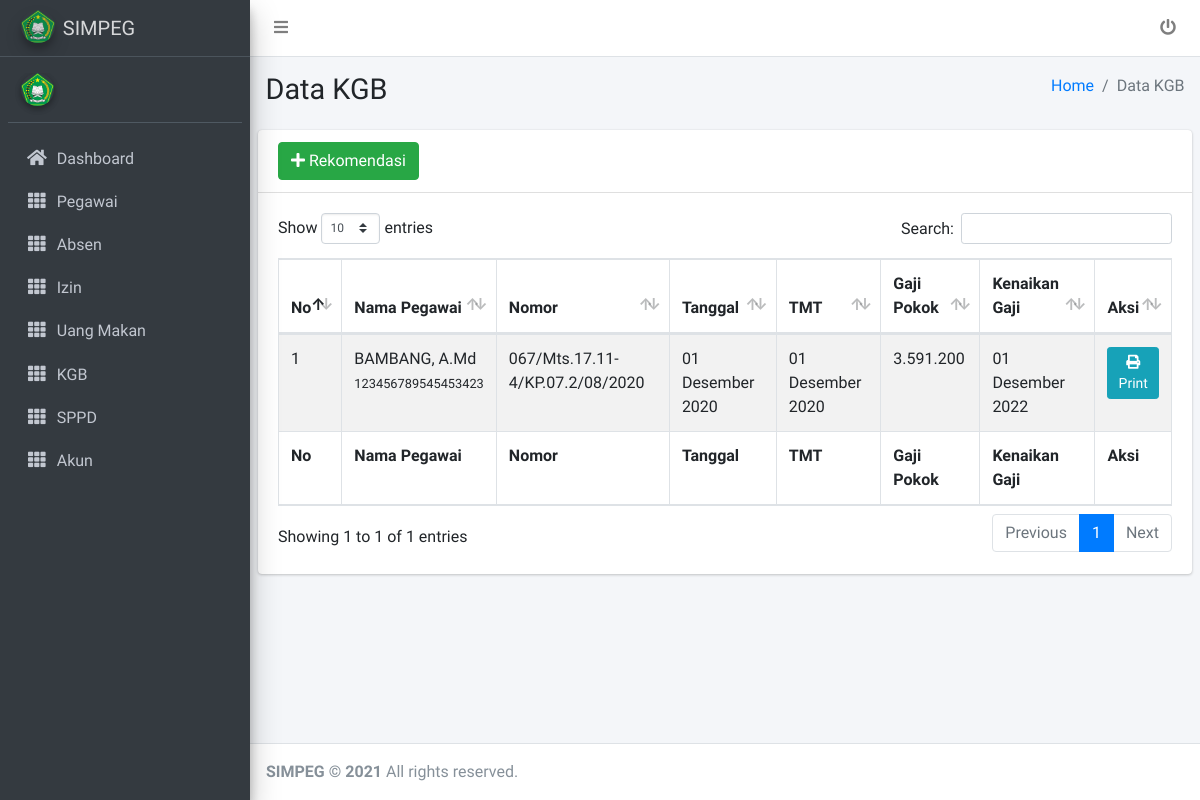
The page /kepala/kgb/index.php on the database as committed earlier.
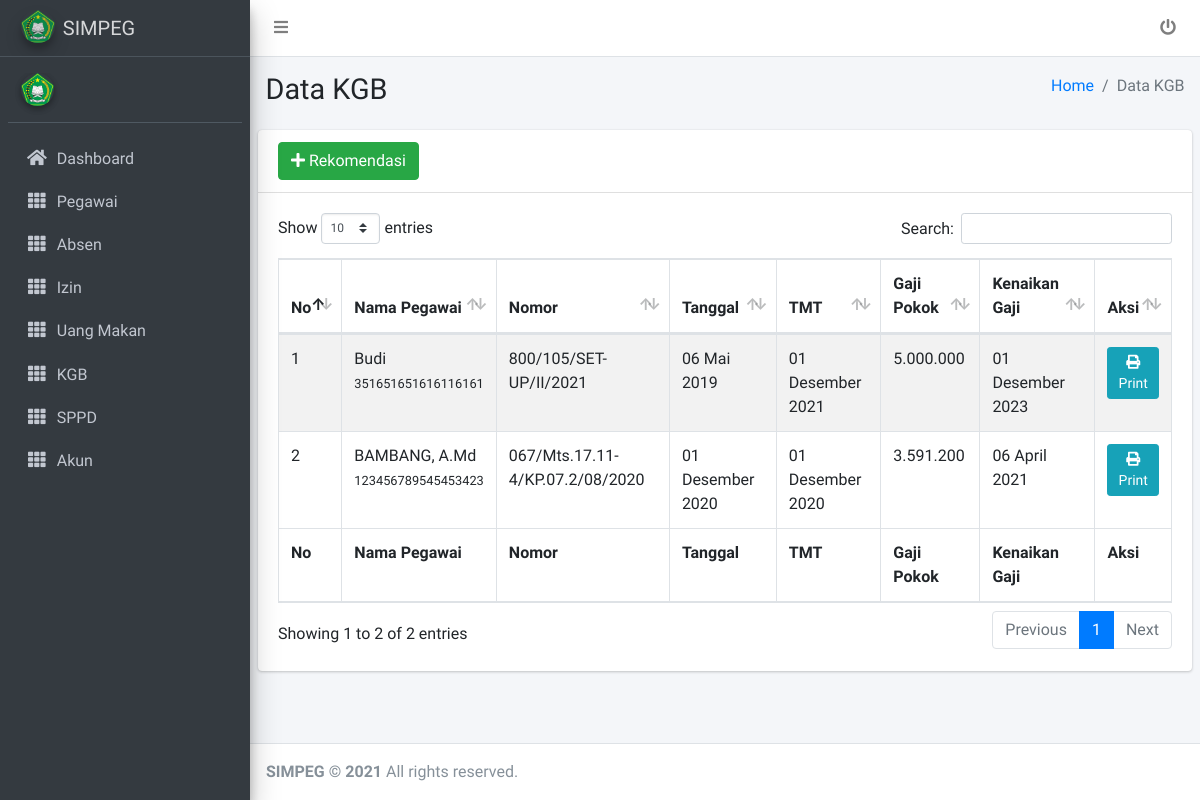
The same page on the database as committed later.
### tables this page shows
CREATE TABLE `jabatan` (
  `id_jabatan` int(11) NOT NULL,
  `jabatan` varchar(255) NOT NULL
);

CREATE TABLE `pegawai` (
  `nip` varchar(25) NOT NULL,
  `nama_pegawai` varchar(100) NOT NULL,
  `tmpt_lhr` varchar(100) NOT NULL,
  `tgl_lhr` date NOT NULL,
  `alamat` text NOT NULL,
  `no_telpon` varchar(25) NOT NULL,
  `email` varchar(100) NOT NULL,
  `foto` varchar(255) NOT NULL,
  `id_agama` int(11) NOT NULL,
  `id_golongan` int(11) NOT NULL,
  `id_jabatan` int(11) NOT NULL,
  `id_akun` int(11) NOT NULL
);

CREATE TABLE `kgb` (
  `id_kgb` int(11) NOT NULL,
  `nip` varchar(25) NOT NULL,
  `nomor` varchar(100) NOT NULL,
  `tgl_baru` date NOT NULL,
  `gaji_lama` int(11) NOT NULL,
  `tgl_lama` date NOT NULL,
  `no_lama` varchar(100) NOT NULL,
  `tgl_gaji_lama` date NOT NULL,
  `masa_kerja_lama` varchar(100) NOT NULL,
  `gaji_baru` int(11) NOT NULL,
  `masa_kerja_baru` varchar(100) NOT NULL,
  `golongan` varchar(100) NOT NULL,
  `mulai_berlaku` date NOT NULL,
  `kenaikan_gaji` date NOT NULL
);

### tgl_helper.php (called while the page is built, shortened)
<?php
if (!function_exists('nominal')) {
	function tgl_indo($tgl){
	$tanggal = substr($tgl,8,2);
	$bulan = getBulan(substr($tgl,5,2));
	$tahun = substr($tgl,0,4);
	return $tanggal.' '.$bulan.' '.$tahun;
}
function getBulan($bln){
	switch ($bln) {
		case 4:
			return "April";
			break;
		case 5:
			return "Mai";
			break;
		case 12:
			return "Desember";
			break;
	}
}
}

### kepala/kgb/index.php (the view)
<?php
include "../komponen/head.php";
?>
<?php
include "../komponen/menu.php";
?>
<div class="content-wrapper">
    <section class="content-header">
        <div class="container-fluid">
            <div class="row mb-2">
                <div class="col-sm-6">
                    <h1>Data KGB</h1>
                </div>
                <div class="col-sm-6">
                    <ol class="breadcrumb float-sm-right">
                        <li class="breadcrumb-item"><a href="../komponen/index.php">Home</a></li>
                        <li class="breadcrumb-item active">Data KGB</li>
                    </ol>
                </div>
            </div>
        </div>
    </section>
    <section class="content">
        <div class="row">
            <div class="col-12">
                <div class="card">
                    <div class="card-header">
                        <a href="rekomendasi.php"><button class="btn btn-success"><i class="fa fa-plus"></i> Rekomendasi</button></a>
                    </div>
                    <div class="card-body ">
                        <table id="example1" class="table table-bordered   table-striped">
                            <thead>
                                <tr>
                                    <th>No</th>
                                    <th>Nama Pegawai</th>
                                    <th>Nomor</th>
                                    <th>Tanggal</th>
                                    <th>TMT</th>
                                    <th>Gaji Pokok</th>
                                    <th>Kenaikan Gaji</th>
                                    <th>Aksi</th>
                                </tr>
                            </thead>
                            <tbody>
                                <?php
                                $no = 1;
                                $sql = mysqli_query($koneksi,"SELECT pegawai.nip,pegawai.nama_pegawai, jabatan.jabatan,jabatan.id_jabatan,golongan.id_golongan,golongan.golongan,kgb.id_kgb, kgb.nomor,kgb.gaji_lama,kgb.tgl_lama,kgb.no_lama,kgb.tgl_gaji_lama,kgb.masa_kerja_lama,kgb.gaji_baru,kgb.masa_kerja_baru,kgb.golongan,kgb.mulai_berlaku,kgb.kenaikan_gaji,kgb.tgl_baru FROM jabatan JOIN pegawai on jabatan.id_jabatan=pegawai.id_jabatan join golongan on golongan.id_golongan=pegawai.id_golongan JOIN kgb on pegawai.nip=kgb.nip order by kgb.kenaikan_gaji DESC") or die(mysqli_error($koneksi));
                                while ($dt = mysqli_fetch_array($sql)) {
                                ?>
                                    <tr>
                                        <td><?php echo $no++ ?></td>
                                        <td><?php echo $dt['nama_pegawai'] ?><br><small><?php echo $dt['nip'] ?></small></td>
                                        <td><?php echo $dt['nomor'] ?></td>
                                        <td><?php echo tgl_indo($dt['tgl_baru']) ?></td>
                                        <td><?php echo tgl_indo($dt['mulai_berlaku']) ?></td>
                                        <td><?php echo number_format($dt['gaji_baru'],0,",",".") ?></td>
                                        <td><?php echo tgl_indo($dt['kenaikan_gaji']) ?></td>
                                        <td>
                                            <center>
                                                <a href="cetak_kgb.php?id=<?php echo  $dt['id_kgb'] ?>"><button class="btn btn-info btn-sm"><i class="fa fa-print"></i> Print</button></a>
                                            </center>
                                        </td>
                                    </tr>
                                <?php
                                }
                                ?>
                            </tbody>
                            <tfoot>
                                <tr>
                                    <th>No</th>
                                    <th>Nama Pegawai</th>
                                    <th>Nomor</th>
                                    <th>Tanggal</th>
                                    <th>TMT</th>
                                    <th>Gaji Pokok</th>
                                    <th>Kenaikan Gaji</th>
                                    <th>Aksi</th>
                                </tr>
                            </tfoot>
                        </table>
                    </div>
                </div>
            </div>
        </div>
    </section>
</div>
<?php
include "../komponen/footer.php";
?>

Rows that differ between the two databases and show on the page:
now on this page (row unchanged): jabatan: pegawai.nama_pegawai "Budi", pegawai.nip "351651651616116161", kgb.nomor "800/105/SET-UP/II/2021", kgb.tgl_baru "06 Mai 2019", kgb.mulai_berlaku "01 Desember 2021", kgb.gaji_baru "5.000.000", kgb.kenaikan_gaji "01 Desember 2023"
changed through a linked row, jabatan "BAMBANG, A.Md": kgb.kenaikan_gaji "01 Desember 2022" → "06 April 2021"
Other text that changed with them:
text written by a page script: "Show entries Search: Showing 1 to 1 of 1 entries Previous 1 Next" → "Show entries Search: Showing 1 to 2 of 2 entries Previous 1 Next"
